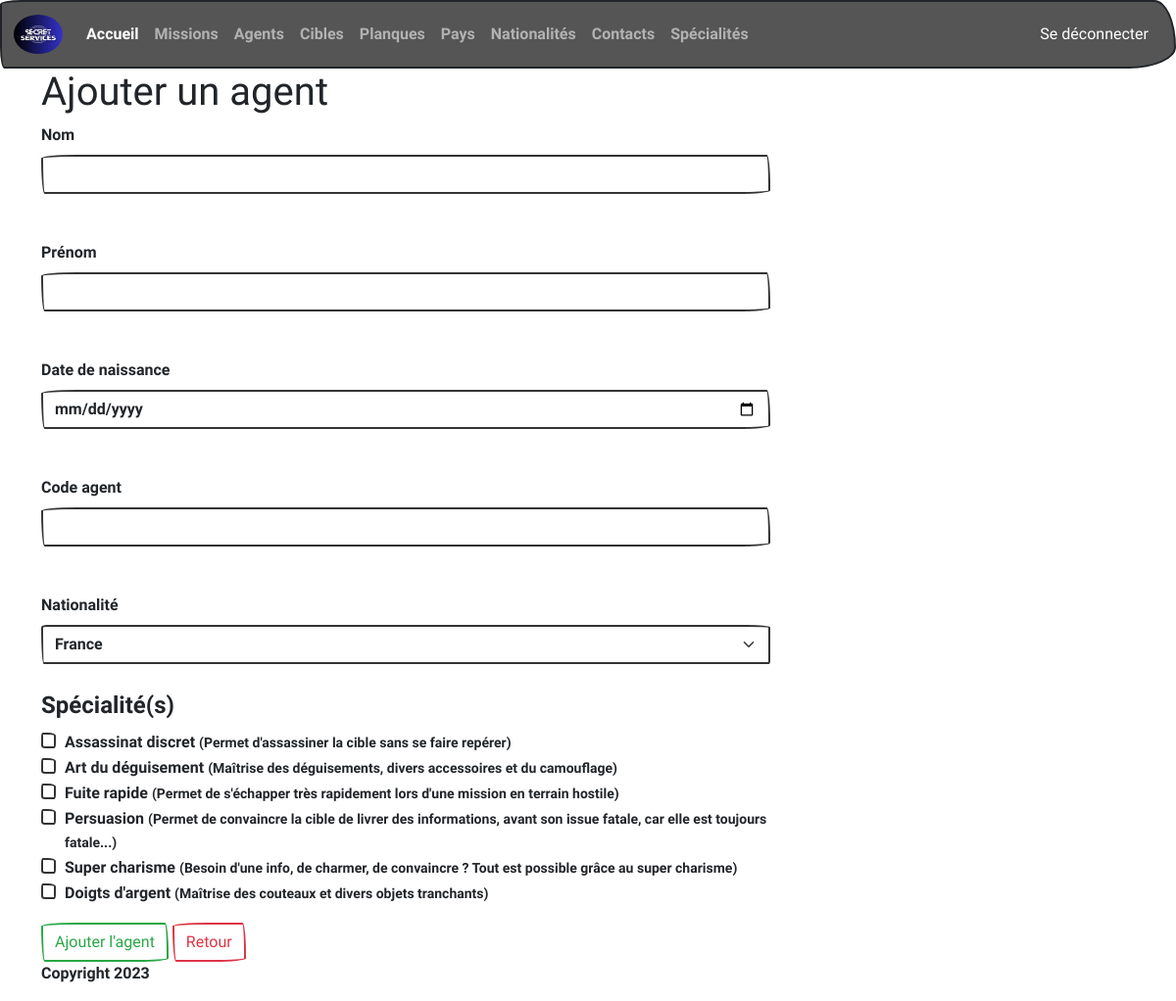
/agent/add (signed in), run on the app's committed database.
### tables this page shows
CREATE TABLE IF NOT EXISTS `speciality` (
  `id` int(11) NOT NULL AUTO_INCREMENT,
  `name` varchar(50) NOT NULL,
  `description` text NOT NULL,
  PRIMARY KEY (`id`)
);

### controllers/AgentController.php (called while the page is built, shortened)
<?php
require_once 'models/managers/NationalityManager.php';
require_once 'models/managers/SpecialityManager.php';
class AgentController
{
    protected $nationalityManager;
    protected $specialityManager;
    public function __construct()
    {
        $this->nationalityManager = new NationalityManager;
        $this->specialityManager = new SpecialityManager;
    }
    public function addAgent()
    {
        $specialities = $this->specialityManager->showSpecialityList();
        $nationalities = $this->nationalityManager->showNationalityList();
        require_once 'views/agent/addAgent.php';
    }
}

### index.php (called while the page is built, shortened)
<?php
require_once 'controllers/AgentController.php';
$router = new Router();
$router->addRoute('GET', BASE_URL . '/', 'HomeController', 'index');
$router->addRoute('POST', BASE_URL . '/search', 'SearchController', 'index');
$router->addRoute('GET', BASE_URL . '/login', 'LoginController', 'index');
$router->addRoute('POST', BASE_URL . '/login', 'LoginController', 'login');
$router->addRoute('GET', BASE_URL . '/logout', 'LogoutController', 'logout');
$router->addRoute('GET', BASE_URL . '/country', 'CountryController', 'index');
$router->addRoute('GET', BASE_URL . '/country/add', 'CountryController', 'addCountry');
$router->addRoute('POST', BASE_URL . '/country/add', 'CountryController', 'countryAddedToDatabase');
$router->addRoute('POST', BASE_URL . '/country/edit', 'CountryController', 'editCountry');
$router->addRoute('POST', BASE_URL . '/country/editOk', 'CountryController', 'editCountryInDatabase');
$router->addRoute('POST', BASE_URL . '/country', 'CountryController', 'deleteCountryFromDatabase');
$router->addRoute('GET', BASE_URL . '/nationality', 'NationalityController', 'index');
$router->addRoute('GET', BASE_URL . '/nationality/add', 'NationalityController', 'addNationality');
$router->addRoute('POST', BASE_URL . '/nationality/add', 'NationalityController', 'nationalityAddedToDatabase');
$router->addRoute('POST', BASE_URL . '/nationality/edit', 'NationalityController', 'editNationality');
$router->addRoute('POST', BASE_URL . '/nationality/editOk', 'NationalityController', 'editNationalityInDatabase');
$router->addRoute('POST', BASE_URL . '/nationality', 'NationalityController', 'deleteNationalityFromDatabase');
$router->addRoute('GET', BASE_URL . '/hideout', 'HideoutController', 'index');
$router->addRoute('GET', BASE_URL . '/hideout/add', 'HideoutController', 'addHideout');
$router->addRoute('POST', BASE_URL . '/hideout/add', 'HideoutController', 'hideoutAddedToDatabase');
$router->addRoute('POST', BASE_URL . '/hideout/edit', 'HideoutController', 'editHideout');
$router->addRoute('POST', BASE_URL . '/hideout/editOk', 'HideoutController', 'editHideoutInDatabase');
$router->addRoute('POST', BASE_URL . '/hideout', 'HideoutController', 'deleteHideoutFromDatabase');
$router->addRoute('GET', BASE_URL . '/target', 'TargetController', 'index');
$router->addRoute('GET', BASE_URL . '/target/add', 'TargetController', 'addTarget');
$router->addRoute('POST', BASE_URL . '/target/add', 'TargetController', 'targetAddedToDatabase');
$router->addRoute('POST', BASE_URL . '/target/edit', 'TargetController', 'editTarget');
$router->addRoute('POST', BASE_URL . '/target/editOk', 'TargetController', 'editTargetInDatabase');
$router->addRoute('POST', BASE_URL . '/target', 'TargetController', 'deleteTargetFromDatabase');
$router->addRoute('GET', BASE_URL . '/contact', 'ContactController', 'index');
$router->addRoute('GET', BASE_URL . '/contact/add', 'ContactController', 'addContact');
$router->addRoute('POST', BASE_URL . '/contact/add', 'ContactController', 'contactAddedToDatabase');
$router->addRoute('POST', BASE_URL . '/contact/edit', 'ContactController', 'editContact');
$router->addRoute('POST', BASE_URL . '/contact/editOk', 'ContactController', 'editContactInDatabase');
$router->addRoute('POST', BASE_URL . '/contact', 'ContactController', 'deleteContactFromDatabase');
$router->addRoute('GET', BASE_URL . '/agent', 'AgentController', 'index');
$router->addRoute('GET', BASE_URL . '/agent/add', 'AgentController', 'addAgent');
$router->addRoute('POST', BASE_URL . '/agent/add', 'AgentController', 'agentAddedToDatabase');
$router->addRoute('POST', BASE_URL . '/agent/edit', 'AgentController', 'editAgent');
$router->addRoute('POST', BASE_URL . '/agent/editOk', 'AgentController', 'editAgentInDatabase');
$router->addRoute('POST', BASE_URL . '/agent', 'AgentController', 'deleteAgentFromDatabase');
$router->addRoute('GET', BASE_URL . '/mission', 'MissionController', 'index');
$router->addRoute('GET', BASE_URL . '/mission/add', 'MissionController', 'addMission');
$router->addRoute('POST', BASE_URL . '/mission/add', 'MissionController', 'missionAddedInDatabase');
$router->addRoute('POST', BASE_URL . '/mission/edit', 'MissionController', 'editMission');
$router->addRoute('POST', BASE_URL . '/mission/editOk', 'MissionController', 'editMissionInDatabase');
$router->addRoute('POST', BASE_URL . '/mission', 'MissionController', 'deleteMissionFromDatabase');
$router->addRoute('GET', BASE_URL . '/speciality', 'SpecialityController', 'index');
$router->addRoute('GET', BASE_URL . '/speciality/add', 'SpecialityController', 'addSpeciality');
$router->addRoute('POST', BASE_URL . '/speciality/add', 'SpecialityController', 'specialityAddedInDatabase');
$router->addRoute('POST', BASE_URL . '/speciality/edit', 'SpecialityController', 'editSpeciality');
$router->addRoute('POST', BASE_URL . '/speciality/editOk', 'SpecialityController', 'editSpecialityInDatabase');
$router->addRoute('POST', BASE_URL . '/speciality', 'SpecialityController', 'deleteSpecialityFromDatabase');
$method = $_SERVER['REQUEST_METHOD'];
$uri = $_SERVER['REQUEST_URI'];
$handler = $router->getHandler($method, $uri);
$controller = new $handler['controller']();
$action = $handler['action'];
$controller->$action();

### models/Model.php (called while the page is built, shortened)
<?php
abstract class Model
{
    private static $pdo;
    private static function setDatabase()
    {
        $host = 'localhost';
        $username = 'root';
        $password = '';
        $dbname = 'spy_agency';
        self::$pdo = new PDO('mysql:host=' . $host . ';port=3307;dbname=' . $dbname . ';charset=utf8', $username, $password);
        self::$pdo->setAttribute(PDO::ATTR_ERRMODE, PDO::ERRMODE_WARNING);
    }
    protected function getDatabase()
    {
        return self::$pdo;
    }
}

### models/managers/NationalityManager.php (called while the page is built, shortened)
<?php
require_once 'models/Model.php';
class NationalityManager extends Model
{
    public function showNationalityList()
    {
        try {
            $req = 'SELECT * FROM nationality';
            $stmt = $this->getDatabase()->prepare($req);
            if ($stmt->execute()) {
                  return $stmt->fetchAll(PDO::FETCH_ASSOC);
              }
        } catch (PDOException $e) {
            $e->getMessage();
        }
    }
}

### models/managers/SpecialityManager.php (called while the page is built, shortened)
<?php
require_once 'models/Model.php';
class SpecialityManager extends Model
{
    public function showSpecialityList()
    {
        try {
            $req = 'SELECT * FROM speciality';
            $stmt = $this->getDatabase()->prepare($req);
            if ($stmt->execute()) {
                return $stmt->fetchAll(PDO::FETCH_ASSOC);
            }
        } catch (PDOException $e) {
            $e->getMessage();
        }
    }
}

### views/agent/addAgent.php (the view, shortened to what this page needs)
<?php
if (isset($_SESSION['connect']) && $_SESSION['role'] === '["ROLE_ADMIN"]') {
?>
    <h1>Ajouter un agent</h1>
    <form action="<?= BASE_URL ?>/agent/add" method="POST">
        <div class="form-group col-md-8">
            <label for="lastName" class="form-label">Nom</label>
            <input
                type="text"
                name="lastName"
                maxlength="50"
                class="form-control"
                required
            ><br><br>
        </div>
        <div class="form-group col-md-8">
            <label for="firstName" class="form-label">Prénom</label>
            <input
                type="text"
                name="firstName"
                maxlength="50"
                class="form-control"
                required
            ><br><br>
        </div>
        <div class="form-group col-md-8">
            <label for="birthdate" class="form-label">Date de naissance</label>
            <input
                type="date"
                name="birthdate"
                class="form-control"
                required
            ><br><br>
        </div>
        <div class="form-group col-md-8">
            <label for="identificationCode" class="form-label">Code agent</label>
            <input
                type="number"
                name="identificationCode"
                class="form-control"
                min="001"
                max="999"
                required
            ><br><br>
        </div>
        <div class="form-group col-md-8">
            <label for="idNationality" class="form-label">Nationalité</label>
            <select class="form-select" id="idNationality" name="idNationality" required>
                <?php
                foreach ($nationalities as $nationality) :
                ?>
                    <option value="<?= $nationality['id'] ?>"><?= $nationality['name'] ?></option>
                <?php
                endforeach;
                ?>
            </select>
        </div>
        <div class="form-group col-md-8">
            <fieldset class="form-group">
                <legend class="mt-4">Spécialité(s)</legend>
                <?php
                foreach ($specialities as $speciality) :
                ?>
                    <div class="form-check">
                        <label class="form-check-label" for="idSpeciality[]">
                            <?= $speciality['name'] ?> <small>(<?= $speciality['description'] ?>)</small>
                        </label>
                    </div>
                <?php
                endforeach;
                ?>
            </fieldset>
        </div>
        <button type="submit" name="agent" class="btn btn-outline-success mt-3">Ajouter l'agent</button>
        <a href="<?= BASE_URL ?>/agent" type="button" class="btn btn-outline-danger mt-3">Retour</a>
    </form>
<?php
}
?>
<?php
require('views/global/layout.php');
?>

### data on the page
speciality: name "Assassinat discret", description "Permet d'assassiner la cible sans se faire repérer"
speciality: name "Art du déguisement", description "Maîtrise des déguisements, divers accessoires et du camouflage"
speciality: name "Fuite rapide", description "Permet de s'échapper très rapidement lors d'une mission en terrain hostile"
speciality: name "Persuasion", description "Permet de convaincre la cible de livrer des informations, avant son issue fatale, car elle est toujours fatale..."
speciality: name "Super charisme", description "Besoin d'une info, de charmer, de convaincre ? Tout est possible grâce au super charisme"
speciality: name "Doigts d'argent", description "Maîtrise des couteaux et divers objets tranchants"

### other printed values
form field idNationality "France"
